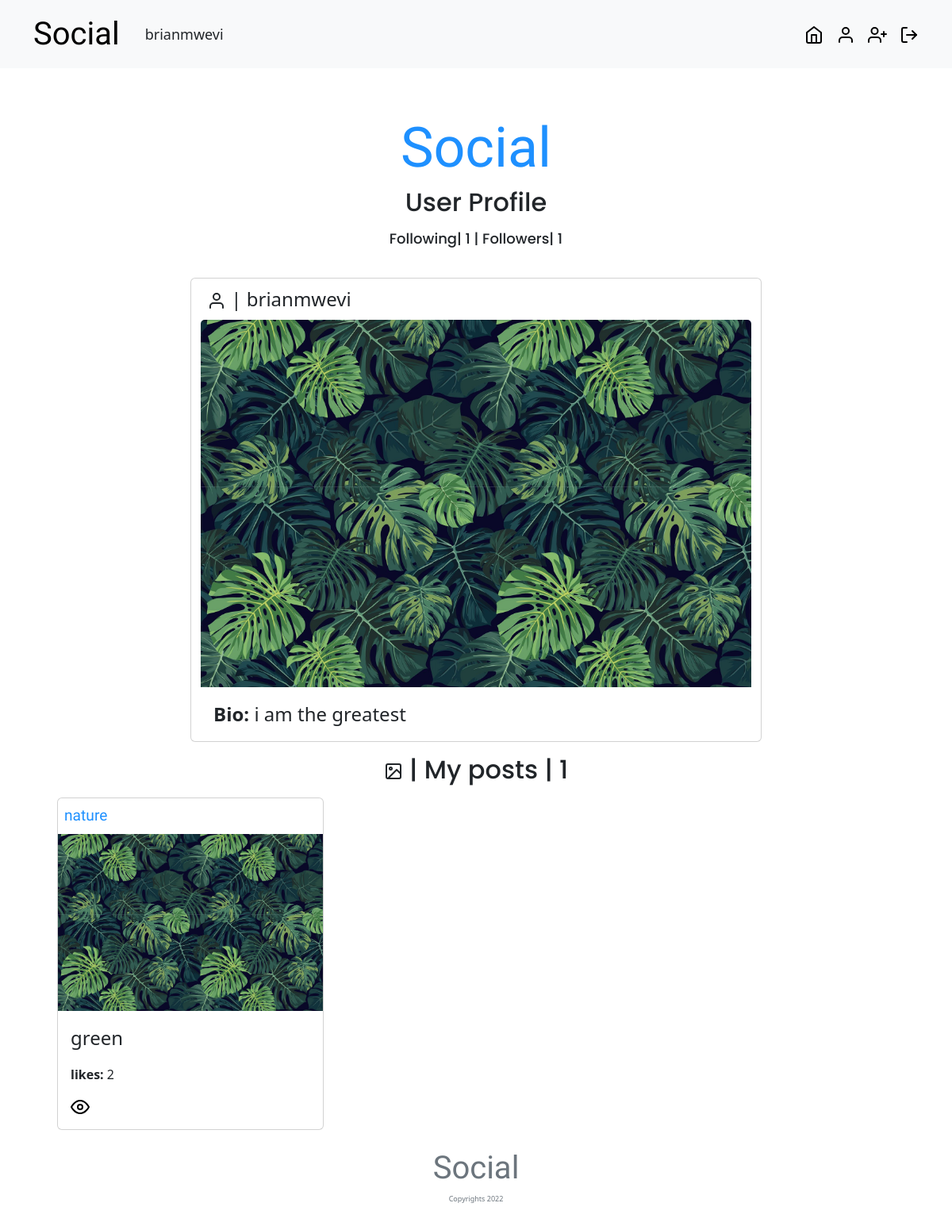
Page /userprofile/ (signed in) on the committed database.
### socials/models.py (models this page shows, shortened)
class Profile(models.Model):
    bio = models.TextField(max_length=255)
    prophoto = models.ImageField(upload_to='profile/',default ='image.jpg')
    user = models.ForeignKey(User, on_delete=models.CASCADE, related_name='profile')
    following = models.ManyToManyField(User, related_name='following')
    followers = models.ManyToManyField(User, related_name='folllowers')

class Post(models.Model):
     image = models.ImageField(upload_to='media/',default='')
     imagename = models.CharField(max_length=20)
     caption = models.TextField(max_length=255)
     profile = models.ForeignKey(Profile, on_delete =models.CASCADE)
     created = models.DateTimeField(auto_now_add=True)
     modified =models.DateTimeField(auto_now=True)
     likes = models.ManyToManyField(User, related_name='social_post')
     comments=models.ManyToManyField('Comment', blank=True)

### socials/views.py (the view)
# urls.py: path('userprofile/',views.profile, name='userprofile'),
@login_required(login_url='login')
def profile(request):
    current_user = request.user
    user_profile = get_object_or_404(Profile, user=current_user)
    images = Post.objects.order_by("-created").filter(profile__user=request.user)
    image_length = (len(images))
    return render(request, 'social/userprofile.html', {'user_profile':user_profile, 'images':images, 'image_length':image_length} )

### socials/templates/social/userprofile.html (shortened to what this page needs)
{% extends 'social/base.html' %} {% block content %}
<nav class="navbar navbar-expand-lg bg-light mb-5 fixed-top">
  <div class="container">
    <a
      href="{% url 'home'%}"
      class="navbar-brand"
      style="font-size: 5vh; font-family: 'Grand Hotel', cursive; color: black"
      >Social</a
    >
    <div class="collapse navbar-collapse" id="navmenu">
      <div class="collapse navbar-collapse" id="navmenu">
        <div class="user-name ms-3">{{ request.user }}</div>
      </div>
      <ul class="navbar-nav ms-auto">
        <li class="nav-item">
          <a href="#" class="nav-link"></a>
        </li>
      </ul>
      <div class="home me-3">
        <a href="{% url 'home' %}"
          ></a>
      </div>
      <div class="profile me-3">
        <a href="{% url 'userprofile' %}">
          <svg
            xmlns="http://www.w3.org/2000/svg"
            width="24"
            height="24"
            viewBox="0 0 24 24"
            fill="none"
            stroke="currentColor"
            stroke-width="2"
            stroke-linecap="round"
            stroke-linejoin="round"
            class="feather feather-user"
          >
            <path d="M20 21v-2a4 4 0 0 0-4-4H8a4 4 0 0 0-4 4v2"></path>
            <circle cx="12" cy="7" r="4"></circle>
          </svg>
        </a>
      </div>
      <div class="add-profile me-3">
        <a href="{% url 'addprofile' %}">
        </a>
      </div>
      <div class="logout">
        <a href="{% url 'logout' %}">
        </a>
      </div>
    </div>
  </div>
</nav>
<a href="{% url 'home' %}"
  ></a>
<div class="title">
  <h1 style="text-align: center">Social</h1>
</div>
<div class="container">
  <div class="info-wrapper">
    <h2>User Profile</h2>
  </div>
  <div class="follow-count">
    <h2 style="font-size:large;">
      <span>Following| {{user_profile.following.all.count}}</span> |
      <span>Followers| {{user_profile.followers.all.count}}</span>
    </h2>
  </div>
  <div class="row">
    <div class="card mx-auto" style="width: 45rem">
      <p class="card-text m-2">
        <svg
          xmlns="http://www.w3.org/2000/svg"
          width="24"
          height="24"
          viewBox="0 0 24 24"
          fill="none"
          stroke="currentColor"
          stroke-width="2"
          stroke-linecap="round"
          stroke-linejoin="round"
          class="feather feather-user"
        >
          <path d="M20 21v-2a4 4 0 0 0-4-4H8a4 4 0 0 0-4 4v2"></path>
          <circle cx="12" cy="7" r="4"></circle>
        </svg>
        | {{user_profile.user.username}}
      </p>
      <img src="{{user_profile.prophoto.url}}" class="card-img-top" alt="..." />
      <div class="card-body">
        <p class="card-text">
          <span class="bio">Bio:</span> {{user_profile.bio}}
        </p>
      </div>
    </div>
  </div>
  <div class="profile-info" style="margin-top: 2vh">
    <h2>
      | My posts
       | {{image_length}}
    </h2>
  </div>
  <div class="container">
    <div class="row">
      {% for image in images %}
      <div class="col-s-6 col-md-4">
        <div class="card my-2">
          <p class="card-text1 m-2">{{image.imagename}}</p>
          {% if image.image %}
          <img src="{{image.image.url}}" alt="..." />
          {% endif %}
          <div class="card-body">
            <p class="card-text">{{image.caption}}</p>
            <p>
              <span style="font-weight: bolder">likes:</span>
              {{image.likes.all.count}}
            </p>
            <a href="{% url 'photo' image.id  %}" class="">
              <svg
                xmlns="http://www.w3.org/2000/svg"
                width="24"
                height="24"
                viewBox="0 0 24 24"
                fill="none"
                stroke="currentColor"
                stroke-width="2"
                stroke-linecap="round"
                stroke-linejoin="round"
                class="feather feather-eye"
              >
                <path d="M1 12s4-8 11-8 11 8 11 8-4 8-11 8-11-8-11-8z"></path>
                <circle cx="12" cy="12" r="3"></circle>
              </svg>
            </a>
          </div>
        </div>
      </div>
      {% endfor %}
    </div>
  </div>
  {% endblock %}

### socials/templates/social/userprofile.html (style rules this page uses)
.title { margin-top: 70px; }
h1 { font-family: "Grand Hotel", cursive; font-size: 70px; color: dodgerblue; }
.user-name { font-size: large; }
.logout a { text-decoration: none; color: black; }
.home a { text-decoration: none; color: black; }
.add-profile a { text-decoration: none; color: black; }
.profile a { text-decoration: none; color: black; }
.card { margin-top: 30px; }
.bio { font-weight: bolder; font-size: x-large; }
.card-text { font-size: x-large; }
.info-wrapper { text-align: center; font-size: x-large; font-family: "Poppins", sans-serif; }
.profile-info { text-align: center; margin-top: 2vh; font-family: "Poppins", sans-serif; font-weight: lighter; }
.follow-count { text-align: center; margin-top: 2vh; font-family: "Poppins", sans-serif; font-weight: lighter; font-size: smaller; }
.card-body a { text-decoration: none; color: black; }
.card-text1 { font-family: "Grand Hotel", cursive; color: dodgerblue; font-size: larger; }

### rows in the picture
Profile: following.all.count "1", followers.all.count "1", user.username "brianmwevi", prophoto (picture), bio "i am the greatest"
Post: imagename "nature", image (picture), caption "green", likes.all.count "2"

### other values in the picture
{{ request.user }} "brianmwevi"
{{ image_length }} "1"
